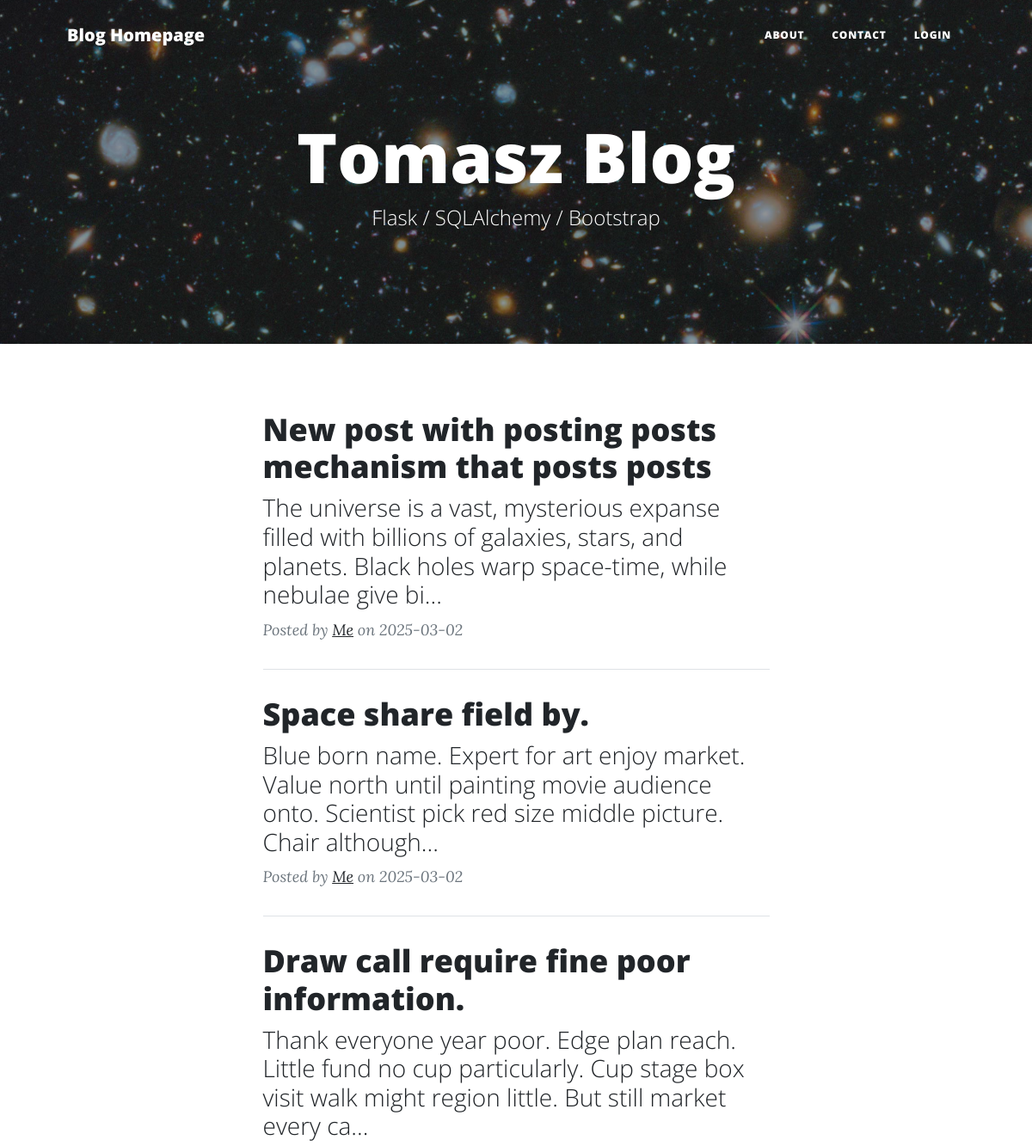
The app's page / (upper part), older data.
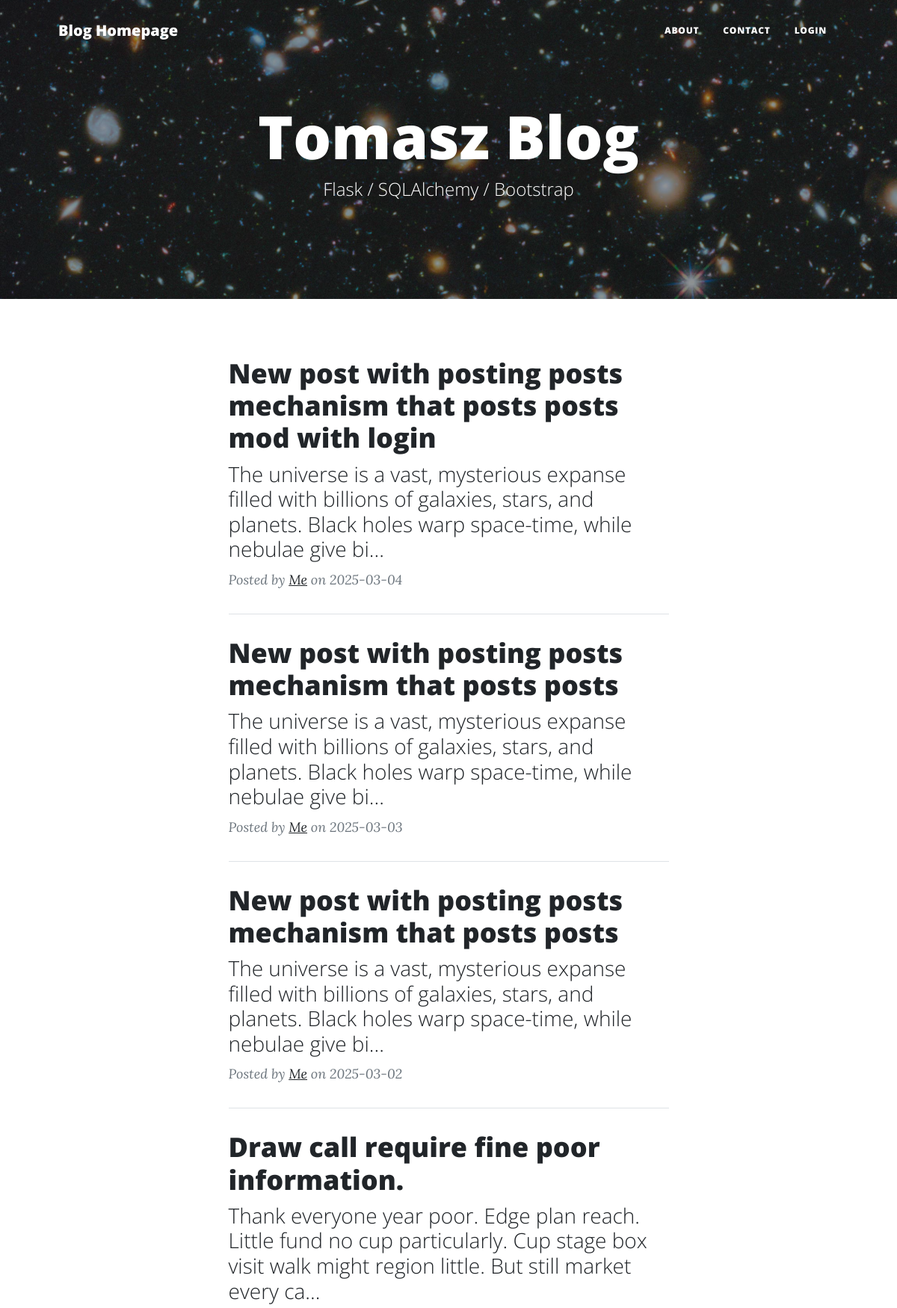
The same page, newer data.
### blog/models.py (models this page shows)
class Entry(db.Model):
   id = db.Column(db.Integer, primary_key=True)
   title = db.Column(db.String(80), nullable=False)
   body = db.Column(db.Text, nullable=False)
   pub_date = db.Column(db.DateTime, nullable=False,
       default=datetime.datetime.utcnow)
   is_published = db.Column(db.Boolean, default=False)

### blog/routes.py (the view)
@app.route("/")
def homepage():
    all_posts = Entry.query.filter_by(is_published=True).order_by(Entry.pub_date.desc())
    return render_template("home.html", all_posts=all_posts)

### blog/templates/home.html (shortened to what this page needs)
{% extends "index.html" %}
{% block content %}
<div class="container px-4 px-lg-5">
    <div class="row gx-4 gx-lg-5 justify-content-center">
        <div class="col-md-10 col-lg-8 col-xl-7">
            {% for post in all_posts %}
            <div class="post-preview">
                <a href="{{ url_for('show_post', entry_id=post.id) }}">
                    <h2 class="post-title">{{ post.title }}</h2>
                    <h3 class="post-subtitle">{{ post.body | truncate(150, True) }}</h3>
                </a>
                <p class="post-meta d-flex justify-content-between align-items-center">
                    <span>
                        Posted by <a href="#!">Me</a> on {{ post.pub_date.strftime('%Y-%m-%d') }}
                    </span>
                </p>
            </div>
            <hr class="my-4" />
            {% else %}
            <p class="text-center">Brak wpisów.</p>
            {% endfor %}
        </div>
    </div>
</div>
{% endblock %}

### blog/templates/index.html (shortened to what this page needs)
<!DOCTYPE html>
<html lang="en">
    <head>
        <link href="{{ url_for('static', filename='css/styles.css') }}" rel="stylesheet" />
    </head>
    <body>
        <nav class="navbar navbar-expand-lg navbar-light" id="mainNav">
            <div class="container px-4 px-lg-5">
                <a class="navbar-brand" href="{{ url_for('homepage') }}">Blog Homepage</a>
                <div class="collapse navbar-collapse" id="navbarResponsive">
                    <ul class="navbar-nav ms-auto py-4 py-lg-0">
                        <li class="nav-item"><a class="nav-link px-lg-3 py-3 py-lg-4" href="about.html">About</a></li>
                        <li class="nav-item"><a class="nav-link px-lg-3 py-3 py-lg-4" href="{{ url_for('contact') }}">Contact</a></li>
                        {% if 'logged_in' in session %}
                            <li class="nav-item">
                                <a class="nav-link px-lg-3 py-3 py-lg-4" href="#" onclick="document.getElementById('logout-form').submit(); return false;">
                                    Logout
                                </a>
                                <form id="logout-form" action="{{ url_for('logout') }}" method="post" style="display: none;"></form>
                            </li>
                            <li class="nav-item"><a class="nav-link px-lg-3 py-3 py-lg-4" href="{{ url_for('handle_post') }}">Add Post</a></li>
                            <li class="nav-item"><a class="nav-link px-lg-3 py-3 py-lg-4" href="{{ url_for('drafts') }}">Post drafts</a></li>
                        {% else %}
                            <li class="nav-item"><a class="nav-link px-lg-3 py-3 py-lg-4" href="{{ url_for('login') }}">Login</a></li>
                        {% endif %}
                    </ul>
                </div>
            </div>
        </nav>
        <header class="masthead" style="background-image: url('{{ url_for('static', filename='img/home-bg.jpg') }}'); height: 300px; display: flex; align-items: center; justify-content: center; text-align: center">
            <div class="container position-relative px-4 px-lg-5">
                <div class="row gx-4 gx-lg-5 justify-content-center">
                    <div class="col-md-10 col-lg-8 col-xl-7">
                        <div class="site-heading">
                            <h1>Tomasz Blog</h1>
                            <span class="subheading">Flask / SQLAlchemy / Bootstrap</span>
                        </div>
                    </div>
                </div>
            </div>
        </header>
        {% block content %}
        {% endblock %}
    </body>
</html>

Row changes from the older to the newer data that the page shows:
removed Entry: title "Space share field by.", body "Blue born name. Expert for art enjoy market. Value north until painting movie audience onto. Scientist pick red size middle picture. Chair although...", pub_date "2025-03-02"
added Entry: title "New post with posting posts mechanism that posts posts mod with login", body "The universe is a vast, mysterious expanse filled with billions of galaxies, stars, and planets. Black holes warp space-time, while nebulae give bi...", pub_date "2025-03-04"
added Entry: title "New post with posting posts mechanism that posts posts", body "The universe is a vast, mysterious expanse filled with billions of galaxies, stars, and planets. Black holes warp space-time, while nebulae give bi...", pub_date "2025-03-03"
